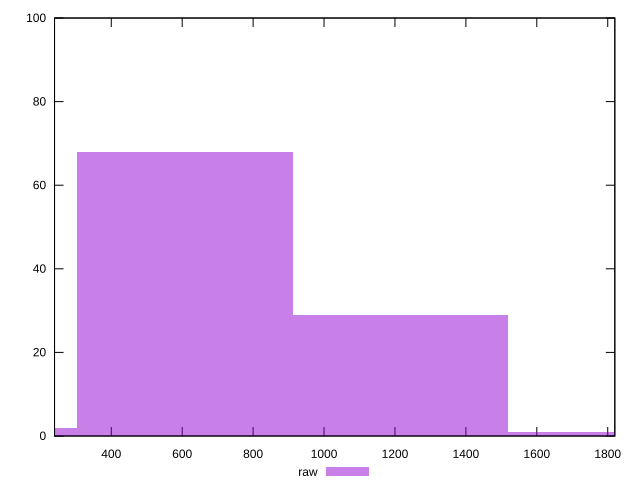

Source code (gnuplot):
reset

$raw <<EOF
1215.0621413734168 29
607.5310706867084 68
1822.593212060125 1
0 2
EOF

set key outside below
set boxwidth 607.5310706867084
set xrange [240:1820]
set yrange [0:100]
set trange [0:100]
set style fill transparent solid 0.5 noborder
set terminal svg size 640, 490 enhanced background rgb 'white'
set output "report_00013_2021-02-09T12-04-24.940Z/uses-http2/samples/pages+cached+noadtech/raw/histogram.svg"

plot $raw title "raw" with boxes

reset
